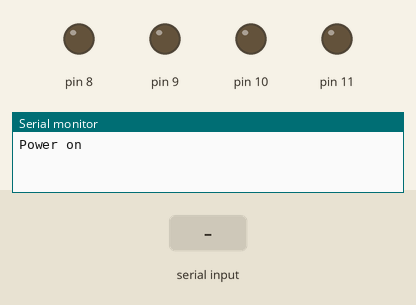
The sketch below on a simulated Arduino Uno, built with avr-gcc and run on an emulated ATmega328P. Shown: output pins drawn as LEDs (lit = HIGH), the last lines printed to the serial monitor. Inputs (shaded band) come from the test bench.

Above: at 1.2 s.
1.3 s: "1\n" received over Serial
At 1.8 s:
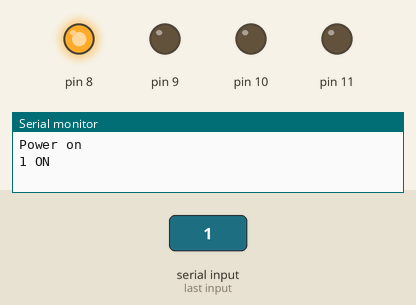
2.8 s: "2\n" received over Serial
At 4.0 s:
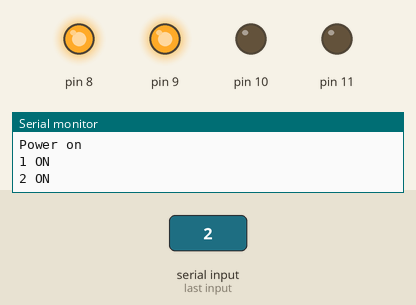
4.3 s: "5\n" received over Serial
At 5.3 s:
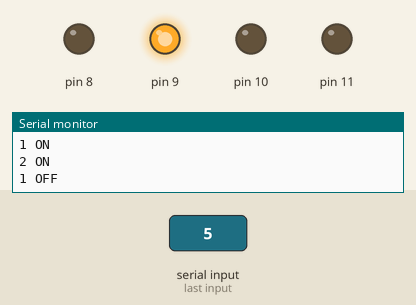
5.8 s: "3\n" received over Serial
At 6.4 s:
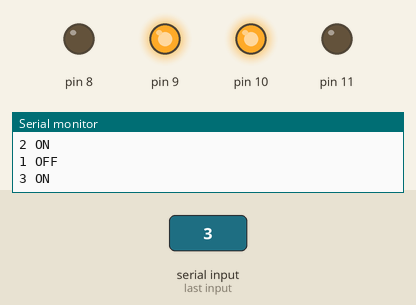
7.3 s: "4\n" received over Serial
At 7.6 s:
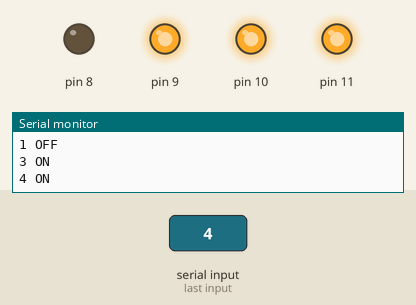
8.8 s: "1\n" received over Serial
At 9.9 s:
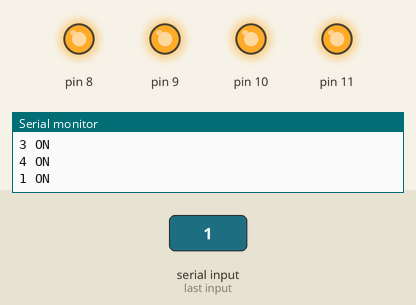
Timing chart, 0 to 11.3 s (numbered marks = the images above; inputs shaded):
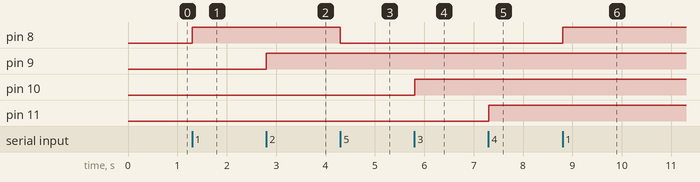

Measured:
- after the input at 1.3 s, pin 8: LOW → HIGH at once
- after the input at 2.8 s, pin 9: LOW → HIGH at once
- after the input at 4.3 s, pin 8: HIGH → LOW at once
- after the input at 5.8 s, pin 10: LOW → HIGH at once
- after the input at 7.3 s, pin 11: LOW → HIGH at once
- after the input at 8.8 s, pin 8: LOW → HIGH at once

The sketch:

TestBiDirectionalLevelShifter.ino
```cpp
void setup() {
  // put your setup code here, to run once:
  Serial.begin(9600);
  Serial.println("Power on");
  pinMode(8, OUTPUT);
  pinMode(9, OUTPUT);
  pinMode(10, OUTPUT);
  pinMode(11, OUTPUT);
}

void loop() {
  // put your main code here, to run repeatedly:
  while (Serial.available()==0) {
  }
  int command = Serial.parseInt();
  switch (command){
    case 1: Serial.println("1 ON");
            digitalWrite(8, HIGH);
            break;
    case 2: Serial.println("2 ON");
            digitalWrite(9, HIGH);
            break;
    case 3: Serial.println("3 ON");
            digitalWrite(10, HIGH);
            break;
    case 4: Serial.println("4 ON");
            digitalWrite(11, HIGH);
            break;

    case 5: Serial.println("1 OFF");
            digitalWrite(8, LOW);
            break;
    case 6: Serial.println("2 OFF");
            digitalWrite(9, LOW);
            break;
    case 7: Serial.println("3 OFF");
            digitalWrite(10, LOW);
            break;
    case 8: Serial.println("4 OFF");
            digitalWrite(11, LOW);
            break;

  }
}
```
